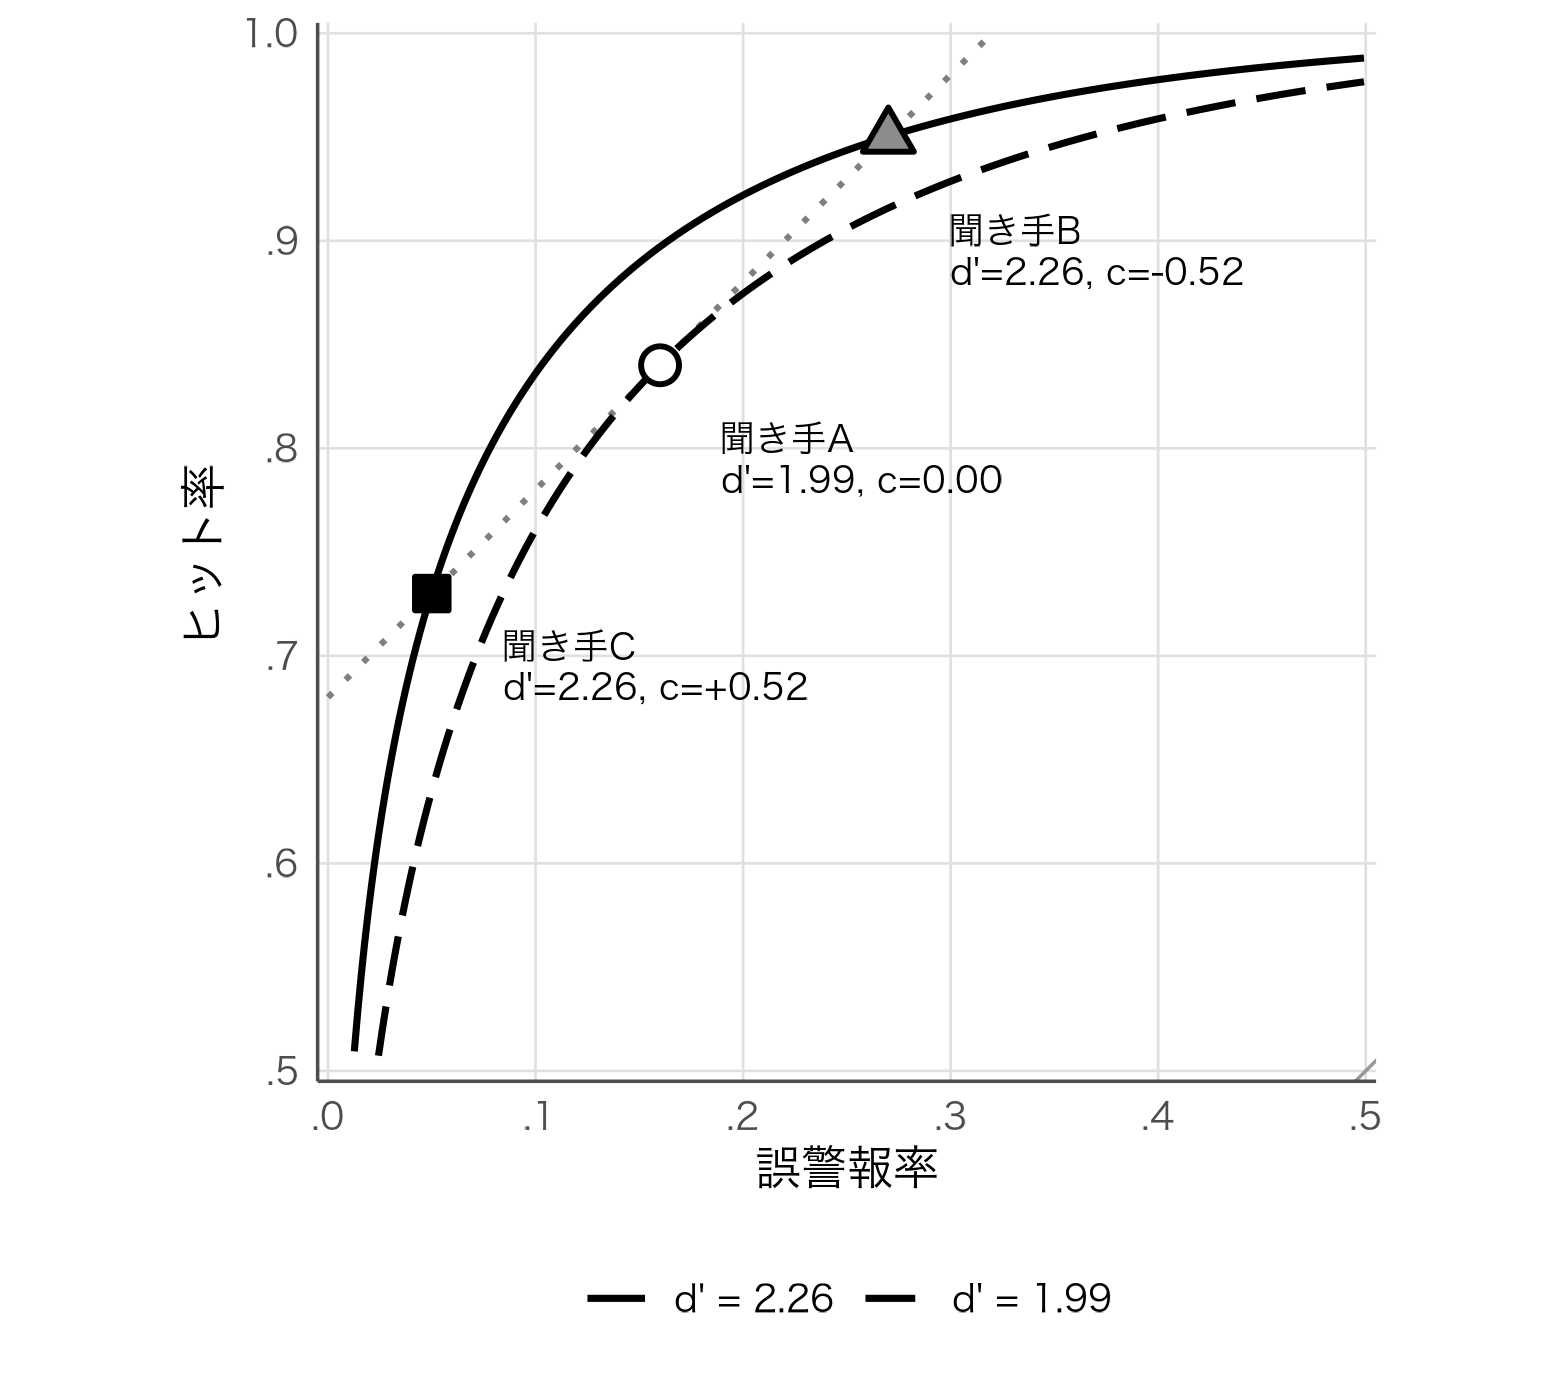

Here is the R script that generated this plot:
# 図11-1：正答率が同じ（.84）3人の聞き手をROC空間に置く。等分散ガウスの信号検出モデル。
# 数値は第11章「概念をつかむ」節と同じ（ヒット数・誤警報数は100試行中）。
suppressPackageStartupMessages(library(tidyverse))
source("figures/style.R")
dc <- data.frame(listener = c("A", "B", "C"), hit_n = c(84, 95, 73), fa_n = c(16, 27, 5)) %>%
  mutate(hit = hit_n / 100, fa = fa_n / 100, accuracy = (hit_n + (100 - fa_n)) / 200,
         dprime = qnorm(hit) - qnorm(fa), crit = -(qnorm(hit) + qnorm(fa)) / 2)
print(dc)
stopifnot(all(dc$accuracy == .84), all(round(dc$dprime, 2) == c(1.99, 2.26, 2.26)), all(round(dc$crit, 2) == c(0, -.52, .52)))
f <- seq(0.001, 0.999, length.out = 600)
roc <- function(d) tibble(fa = f, hit = pnorm(qnorm(f) + d), d = d)
curves <- bind_rows(roc(1.99), roc(2.26)) %>%
  mutate(lab = factor(sprintf("d' = %.2f", d), levels = c("d' = 2.26", "d' = 1.99")))
# 正答率 = .84 の等高線：(hit + 1 - fa)/2 = .84 → hit = fa + .68
iso <- tibble(fa = c(0, .32), hit = c(.68, 1))
dc <- dc %>% mutate(cs = ifelse(abs(crit) < 1e-9, "0.00", sprintf("%+.2f", crit)),
                    lab = sprintf("聞き手%s\nd'=%.2f, c=%s", listener, dprime, cs),
                    dx = c(0.03, 0.03, 0.035), dy = c(-0.045, -0.055, -0.035))
p <- ggplot() +
  geom_abline(slope = 1, intercept = 0, colour = "grey60", linewidth = 0.4) +
  geom_line(data = iso %>% mutate(fa = pmin(fa, 0.32)), aes(fa, hit), colour = "grey50", linewidth = 0.7, linetype = "dotted") +
  geom_line(data = curves %>% filter(fa <= 0.5), aes(fa, hit, linetype = lab), linewidth = 0.8) +
  geom_point(data = dc, aes(fa, hit, shape = listener), size = 3.6, fill = c("white", "grey55", "black"), stroke = 1) +
  geom_text(data = dc, aes(fa + dx, hit + dy, label = lab), size = 3, lineheight = 0.95, family = "hira", hjust = 0) +
  scale_shape_manual(values = c(A = 21, B = 24, C = 22), guide = "none") +
  scale_linetype_manual(values = c("solid", "longdash"), name = NULL) +
  scale_x_continuous(limits = c(0, 0.5), breaks = seq(0, 0.5, .1), labels = function(x) sub("^0", "", sprintf("%.1f", x)), expand = expansion(mult = 0.01)) +
  scale_y_continuous(limits = c(0.5, 1), breaks = seq(0.5, 1, .1), labels = function(x) sub("^0", "", sprintf("%.1f", x)), expand = expansion(mult = 0.01)) +
  coord_fixed(ratio = 1) +
  labs(x = "誤警報率", y = "ヒット率")
save_fig(p, "ch11_roc_listeners", w = 5.2, h = 4.6)
